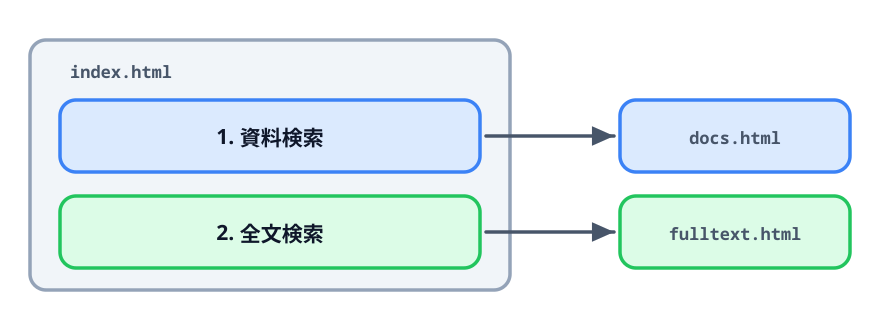

This figure's Python source:
"""4-1 のサムネ: 1つの画面に、行き先の違うフォームを2つ並べる。"""

import pathlib
import sys

sys.path.insert(0, str(pathlib.Path.home() / ".claude/skills/genfig"))
from genfig import Canvas  # noqa: E402

c = Canvas(880, 320)

page = c.sticky(30, 40, 480, 250, color="gray")
c.text(70, 78, "index.html", scale="label", align="left", font="technical")

f1 = c.sticky(60, 100, 420, 72, color="blue")
c.text(270, 144, "1. 資料検索", scale="heading", align="center")

f2 = c.sticky(60, 196, 420, 72, color="green")
c.text(270, 240, "2. 全文検索", scale="heading", align="center")

d1 = c.sticky(620, 100, 230, 72, color="blue")
c.text(735, 144, "docs.html", scale="label", align="center", font="technical")

d2 = c.sticky(620, 196, 230, 72, color="green")
c.text(735, 240, "fulltext.html", scale="label", align="center", font="technical")

c.link(f1, d1)
c.link(f2, d2)

print(c.save("00-thumbnail.svg"))
